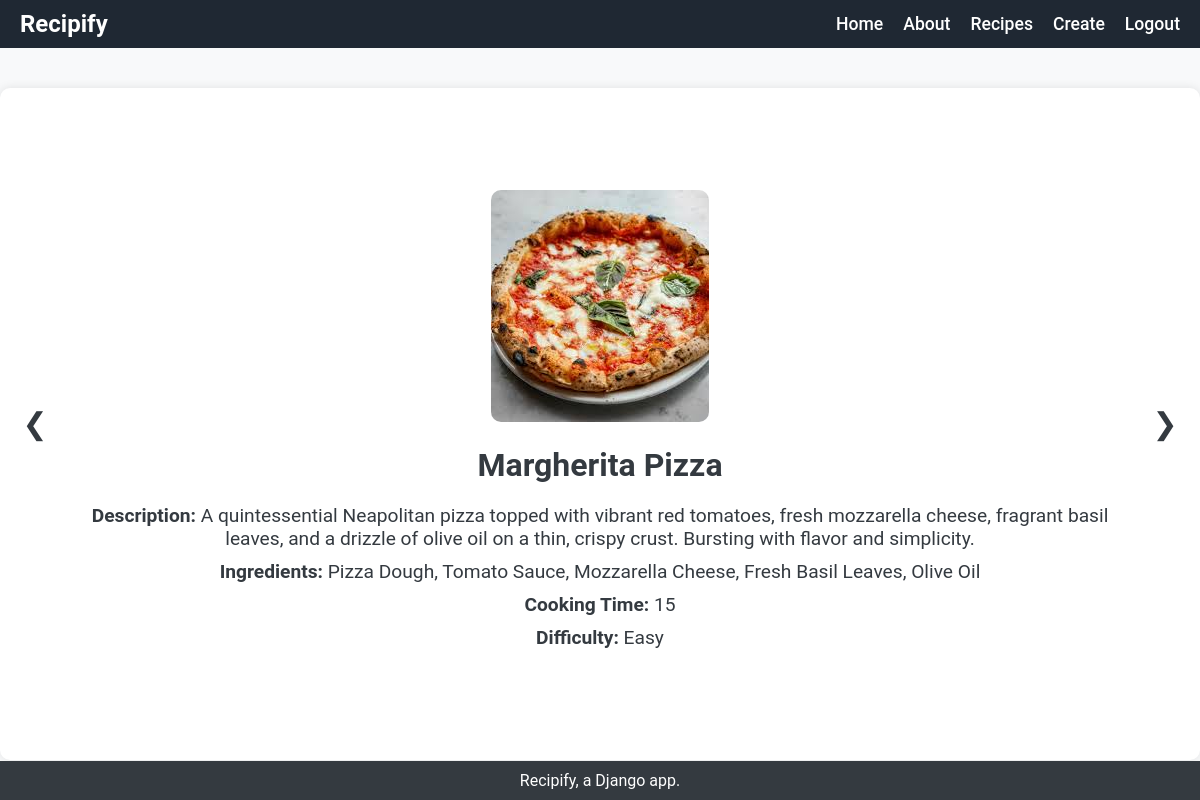
The app's page /recipes/recipes/2/ (signed in) with its own data.
### recipes/models.py (models this page shows, shortened)
class Recipe(models.Model):
    name = models.CharField(max_length=50)
    description = models.CharField(max_length=255, default="No description available.")
    ingredients = models.CharField(max_length=255)
    cooking_time = models.IntegerField()
    difficulty = models.CharField(max_length=20)
    pic = models.ImageField(upload_to="recipes", default="no_picture.jpg")

### recipes/views.py (the view)
# urls.py: path("recipes/<int:recipe_id>/", recipe_detail, name="recipe_detail"),
@login_required
def recipe_detail(request, recipe_id):
    recipe = get_object_or_404(Recipe, pk=recipe_id)
    recipes = list(Recipe.objects.all().order_by("id"))
    current_index = next(
        index for (index, d) in enumerate(recipes) if d.id == recipe_id
    )
    next_index = (current_index + 1) % len(recipes)
    prev_index = (current_index - 1) % len(recipes)
    next_recipe_id = recipes[next_index].id
    prev_recipe_id = recipes[prev_index].id
    context = {
        "recipe": recipe,
        "next_recipe_id": next_recipe_id,
        "prev_recipe_id": prev_recipe_id,
    }
    return render(request, "recipes/recipe_detail.html", context)

### recipes/templates/recipes/recipe_detail.html (shortened to what this page needs)
{% load static %}
<!DOCTYPE html>
<html lang="en">
  <head>
    <link rel="stylesheet" href="{% static 'css/styles.css' %}" />
  </head>
  <body>
    <nav class="navbar" aria-label="Main Navigation">
      <h1>Recipify</h1>
      <div class="navbar-links" aria-label="Navigation Links">
        <a href="{% url 'recipes:home' %}">Home</a>
        <a href="{% url 'recipes:about' %}">About</a>
        <a href="{% url 'recipes:recipes_list' %}">Recipes</a>
        <a href="{% url 'recipes:add_recipe' %}">Create</a>
        <a href="{% url 'logout' %}">Logout</a>
      </div>
    </nav>
    <main class="recipe-details">
      <div
        class="arrow arrow-left"
        onclick="navigateRecipe('{{ prev_recipe_id }}')"
      >
        &#10094;
      </div>
      <div class="recipe-info">
        <img src="{{ recipe.pic.url }}" alt="{{ recipe.name }}" />
        <h2>{{ recipe.name }}</h2>
        <p><strong>Description:</strong> {{ recipe.description }}</p>
        <p><strong>Ingredients:</strong> {{ recipe.ingredients }}</p>
        <p><strong>Cooking Time:</strong> {{ recipe.cooking_time }}</p>
        <p><strong>Difficulty:</strong> {{ recipe.difficulty }}</p>
      </div>
      <div
        class="arrow arrow-right"
        onclick="navigateRecipe('{{ next_recipe_id }}')"
      >
        &#10095;
      </div>
    </main>
    <footer>
      <p>Recipify, a Django app.</p>
    </footer>
  </body>
</html>

### static/css/styles.css (style rules this page uses)
* { margin: 0; padding: 0; box-sizing: border-box; }
body { font-family: 'Roboto', sans-serif; background-color: #f8f9fa; color: #343a40; display: flex; flex-direction: column; min-height: 100vh; position: relative; }
header, nav, footer { background-color: #343a40; color: #fff; padding: 20px 40px; }
nav a { text-decoration: none; color: #fff; font-weight: 500; font-size: 1.1rem; }
main { padding: 40px 20px; flex-grow: 1; }
.recipe-details { display: flex; align-items: center; justify-content: space-between; padding: 20px; background-color: #ffffff; border-radius: 10px; box-shadow: 0px 0px 10px rgba(0, 0, 0, 0.1); margin: 40px auto; max-width: 1200px; }
.recipe-info { flex-grow: 1; padding: 20px; text-align: center; }
.recipe-info img { max-width: 100%; height: auto; border-radius: 10px; margin-bottom: 20px; }
.recipe-info h2 { font-size: 2rem; margin-bottom: 20px; }
.recipe-info p { font-size: 1.2rem; margin-bottom: 10px; }
.arrow { cursor: pointer; font-size: 30px; line-height: 50px; width: 50px; text-align: center; }
.navbar { display: flex; justify-content: space-between; align-items: center; padding: 10px 20px; background-color: #1F2833; }
.navbar-links { display: flex; justify-content: flex-end; align-items: center; }
.navbar-links a { margin-left: 20px; color: #FFF; text-decoration: none; }
footer { background-color: #343a40; color: #fff; text-align: center; padding: 10px 0; position: absolute; bottom: 0; width: 100%; }

### records on screen
Recipe: pic (picture), name "Margherita Pizza", description "A quintessential Neapolitan pizza topped with vibrant red tomatoes, fresh mozzarella cheese, fragrant basil leaves, and a drizzle of olive oil on a thin, crispy crust. Bursting with flavor and simplicity.", ingredients "Pizza Dough, Tomato Sauce, Mozzarella Cheese, Fresh Basil Leaves, Olive Oil", cooking_time "15", difficulty "Easy"
